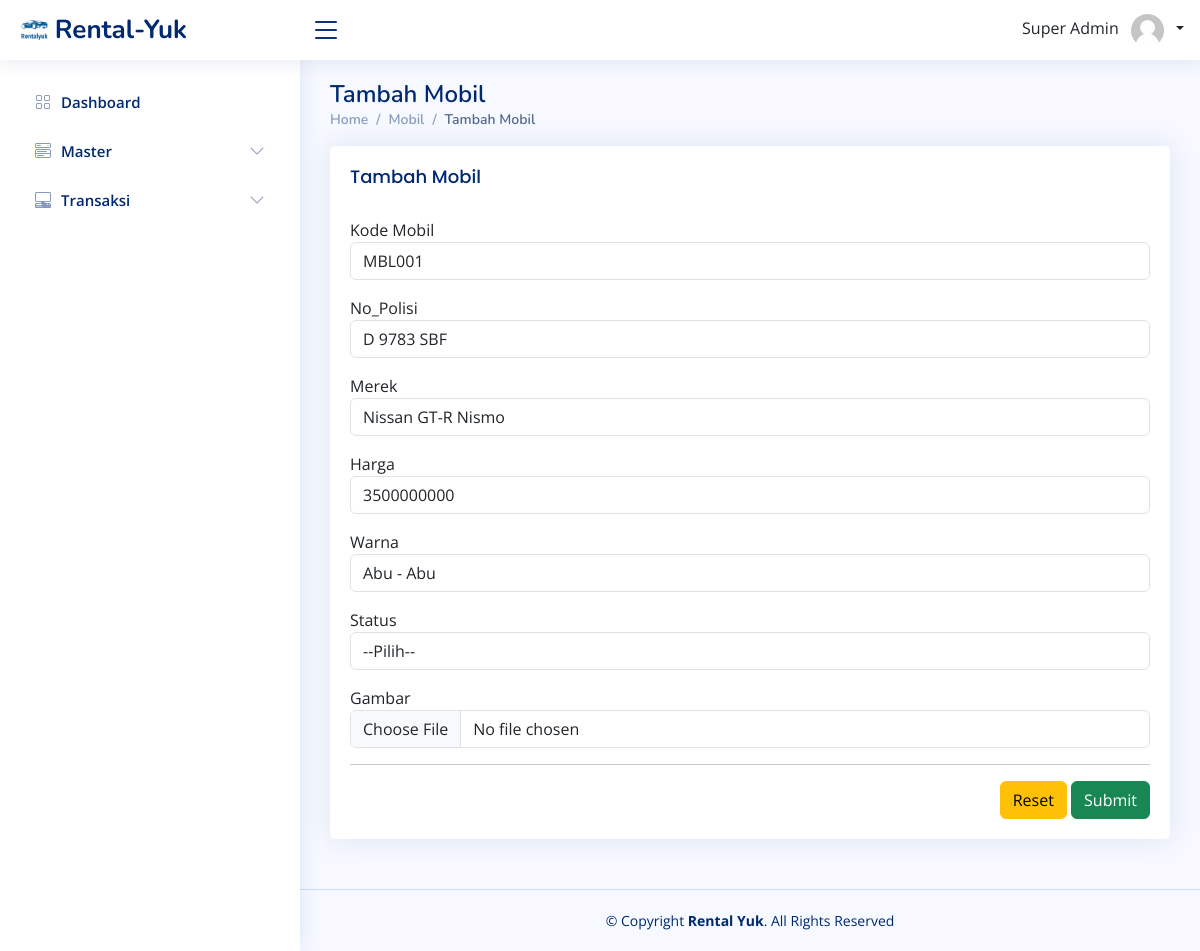
Screenshot of /index.php?page=mobil/edit&id=75 (signed in) with the database file from the repository.
### tables this page shows
CREATE TABLE `mobil` (
  `id` int(11) NOT NULL,
  `kode_mobil` varchar(255) NOT NULL,
  `no_polisi` varchar(255) NOT NULL,
  `merek` varchar(255) NOT NULL,
  `harga` varchar(255) NOT NULL,
  `warna` varchar(255) NOT NULL,
  `status` varchar(255) NOT NULL,
  `images` varchar(255) NOT NULL
);

### pages/mobil/edit/index.php (the view, shortened to what this page needs)
<?php
include_once('config/koneksi.php');
$id = $_GET['id'];
$sql = "SELECT * FROM mobil WHERE id = $id";
$result = mysqli_query($koneksi, $sql);
$data = mysqli_fetch_array($result);
?>
<main id="main" class="main">
    <div class="pagetitle">
        <h1>Tambah Mobil</h1>
        <nav>
            <ol class="breadcrumb">
                <li class="breadcrumb-item"><a href="index.php">Home</a></li>
                <li class="breadcrumb-item"><a href="index.php?page=mobil">Mobil</a></li>
                <li class="breadcrumb-item active">Tambah Mobil</li>
            </ol>
        </nav>
    </div>
    <section class="section">
        <div class="row">
            <div class="col-lg-12">
                <div class="card">
                    <div class="card-body">
                        <h5 class="card-title">Tambah Mobil</h5>
                        <form action="logic/mobil/update.php" method="post" enctype="multipart/form-data">
                            <div class="form-group mb-3">
                                <label>Kode Mobil</label>
                                <input type="text" name="kode" placeholder="Input Kode Mobil" class="form-control" value="<?= $data['kode_mobil'] ?>">
                            </div>
                            <div class="form-group mb-3">
                                <label>No_Polisi</label>
                                <input type="text" name="no" placeholder="Input No Polisi" class="form-control" value="<?= $data['no_polisi'] ?>">
                            </div>
                            <div class="form-group mb-3">
                                <label>Merek</label>
                                <input type="text" name="merek" placeholder="Input Nama Merek" class="form-control" value="<?= $data['merek'] ?>">
                            </div>
                            <div class="form-group mb-3">
                                <label>Harga</label>
                                <input type="text" name="harga" placeholder="Input Harga" class="form-control" value="<?= $data['harga'] ?>">
                            </div>
                            <div class="form-group mb-3">
                                <label>Warna</label>
                                <input type="text" name="warna" placeholder="Input Warna" class="form-control" value="<?= $data['warna'] ?>">
                            </div>
                            <div class="form-group mb-3">
                                <label>Status</label>
                                <select class="form-control" name="status">
                                    <option value="<?= $data['status'] ?>">--Pilih--</option>
                                </select>
                            </div>
                            <div class="form-group mb-3">
                                <label>Gambar</label>
                                <input type="file" name="image" class="form-control">
                            </div>
                            <hr>
                            <div class="text-end">
                                <button type="reset" class="btn btn-warning">Reset</button>
                                <button type="submit" name="Submit" class="btn btn-success">Submit</button>
                            </div>
                        </form>
                    </div>
                </div>
            </div>
        </div>
    </section>
</main>

### assets/css/style.css (style rules this page uses)
:root { scroll-behavior: smooth; }
body { font-family: "Open Sans", sans-serif; background: #f6f9ff; color: #444444; }
a { color: #4154f1; text-decoration: none; }
h1, h2, h3, h4, h5, h6 { font-family: "Nunito", sans-serif; }
#main { margin-top: 60px; padding: 20px 30px; transition: all 0.3s; }
.pagetitle { margin-bottom: 10px; }
.pagetitle h1 { font-size: 24px; margin-bottom: 0; font-weight: 600; color: #012970; }
.card { margin-bottom: 30px; border: none; border-radius: 5px; box-shadow: 0px 0 30px rgba(1, 41, 112, 0.1); }
.card-title { padding: 20px 0 15px 0; font-size: 18px; font-weight: 500; color: #012970; font-family: "Poppins", sans-serif; }
.card-body { padding: 0 20px 20px 20px; }
.breadcrumb { font-size: 14px; font-family: "Nunito", sans-serif; color: #899bbd; font-weight: 600; }
.breadcrumb a { color: #899bbd; transition: 0.3s; }
.breadcrumb .breadcrumb-item::before { color: #899bbd; }
.breadcrumb .active { color: #51678f; font-weight: 600; }
@media (min-width: 1200px) { #main, #footer { margin-left: 300px; } }

### rows the page displays
mobil: kode "MBL001", no "D 9783 SBF", merek "Nissan GT-R Nismo", harga "3500000000", warna "Abu - Abu"

### other values shown
$_SESSION['nama'] "Super Admin"
